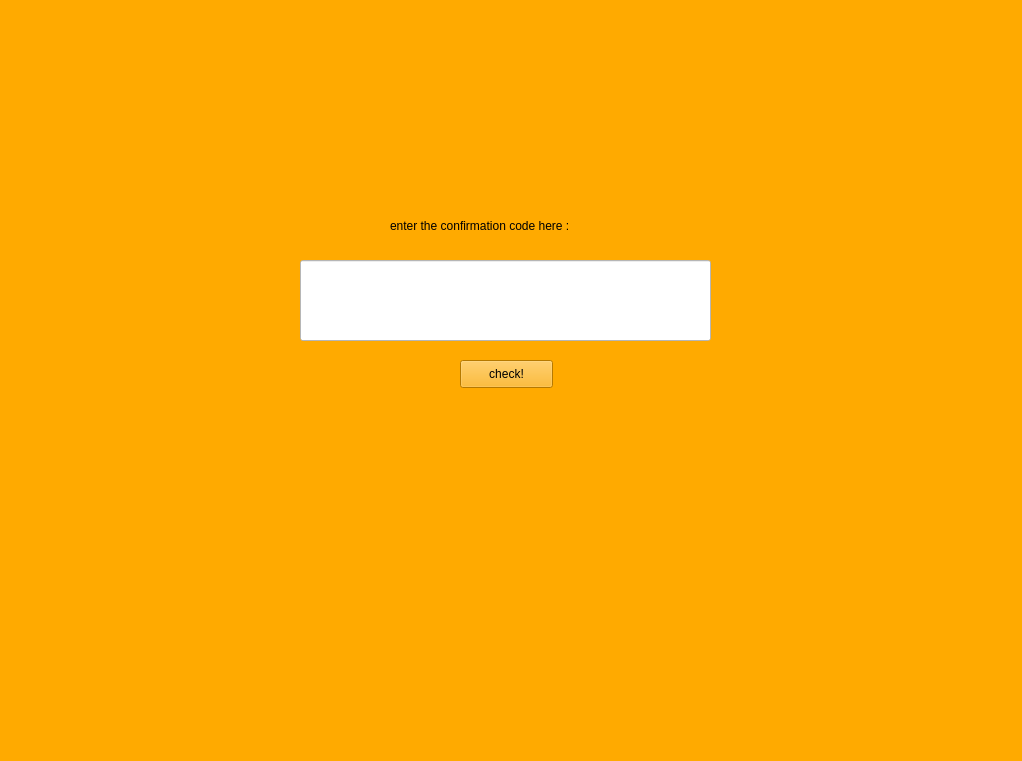
<?xml version="1.0" encoding="UTF-8"?>
<ui version="4.0">
 <class>safhe_taeid</class>
 <widget class="QWidget" name="safhe_taeid">
  <property name="geometry">
   <rect>
    <x>0</x>
    <y>0</y>
    <width>1022</width>
    <height>761</height>
   </rect>
  </property>
  <property name="windowTitle">
   <string>Form</string>
  </property>
  <property name="styleSheet">
   <string notr="true">background-color: rgb(255, 170, 0);</string>
  </property>
  <widget class="QLineEdit" name="lineEdit">
   <property name="geometry">
    <rect>
     <x>300</x>
     <y>260</y>
     <width>411</width>
     <height>81</height>
    </rect>
   </property>
   <property name="styleSheet">
    <string notr="true">background-color: rgb(255, 255, 255);</string>
   </property>
  </widget>
  <widget class="QLabel" name="label">
   <property name="geometry">
    <rect>
     <x>390</x>
     <y>210</y>
     <width>221</width>
     <height>31</height>
    </rect>
   </property>
   <property name="text">
    <string>enter the confirmation code here :</string>
   </property>
  </widget>
  <widget class="QPushButton" name="pushButton">
   <property name="geometry">
    <rect>
     <x>460</x>
     <y>360</y>
     <width>93</width>
     <height>28</height>
    </rect>
   </property>
   <property name="text">
    <string>check!</string>
   </property>
  </widget>
 </widget>
 <resources/>
 <connections/>
</ui>
